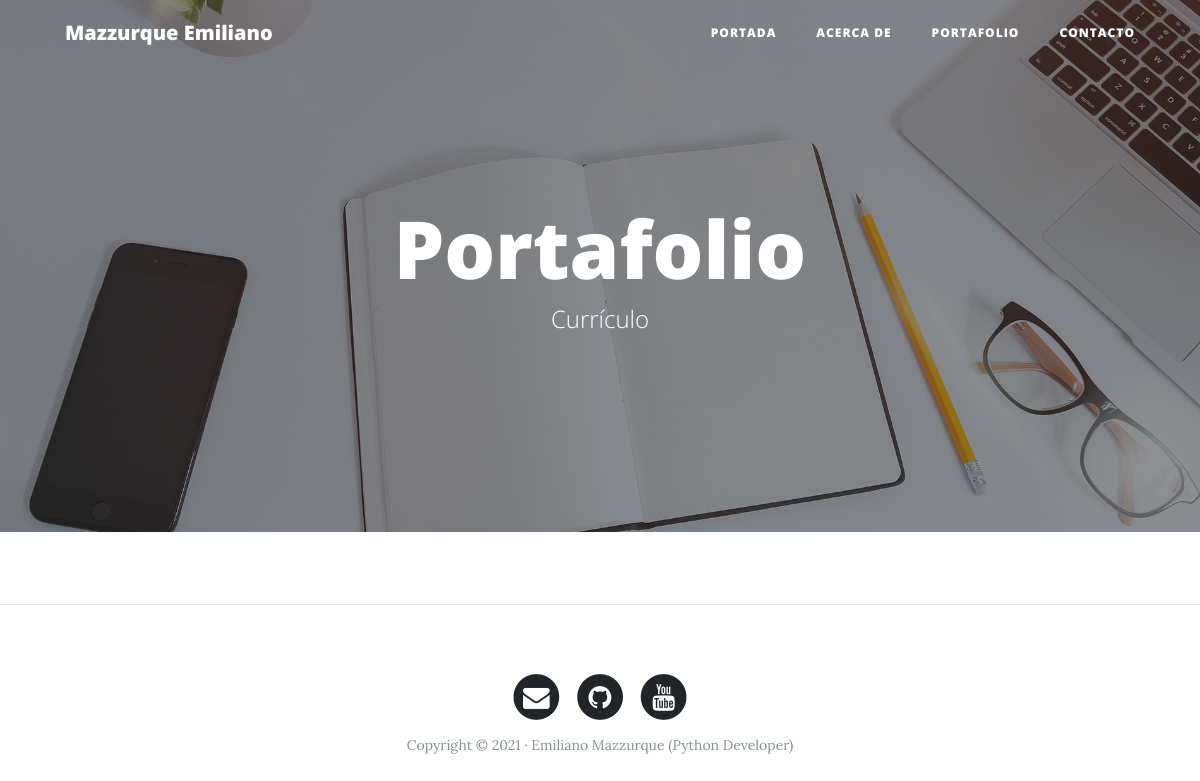
/portfolio/, run on an earlier commit of the app's database.
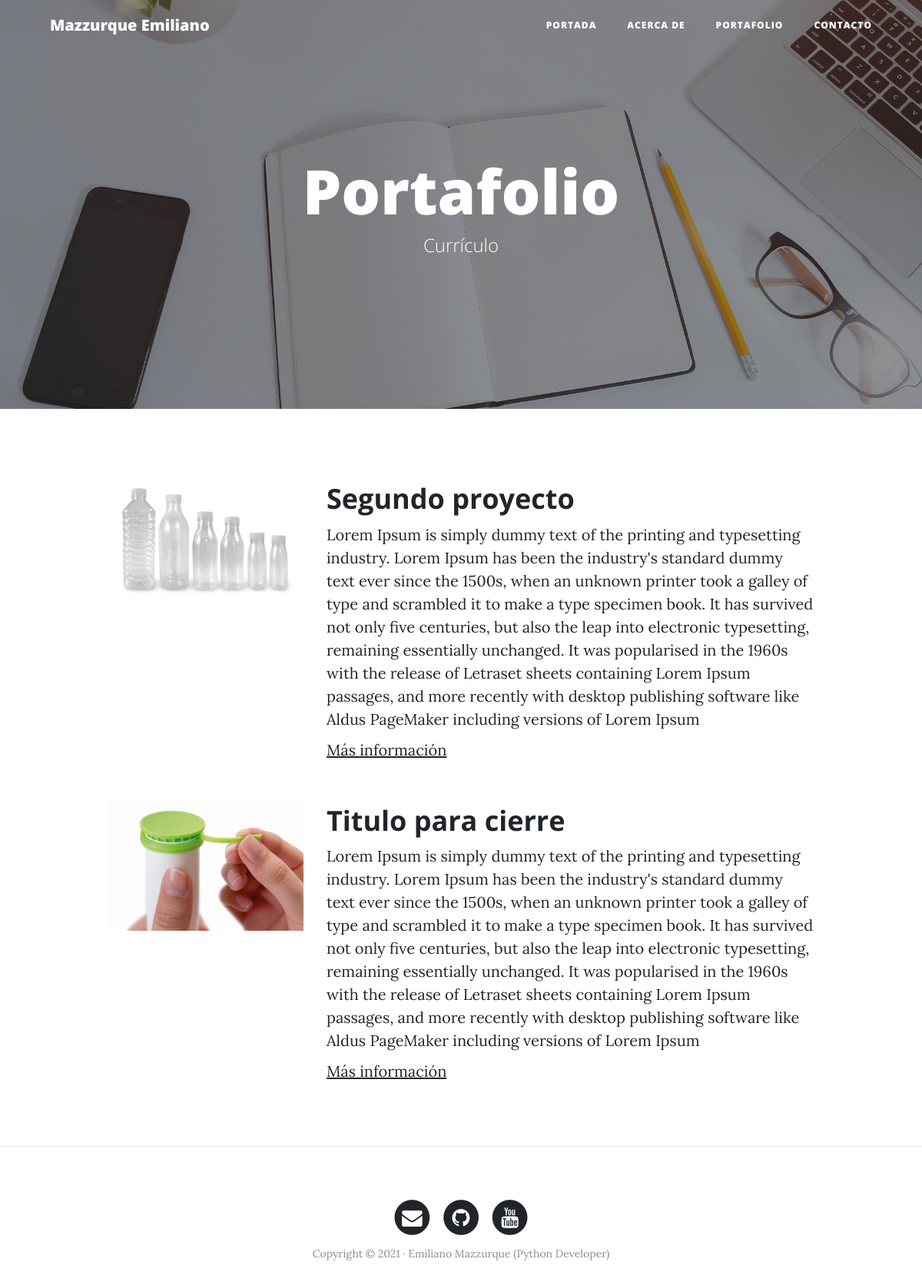
And on a later commit of the database.
### portfolio/models.py (models this page shows, shortened)
class Project(models.Model):
    title = models.CharField(max_length=200, verbose_name="Titulo")
    description = models.TextField(verbose_name="Descripción")
    image = models.ImageField(verbose_name="Imagen",upload_to="projects")
    created = models.DateTimeField(auto_now_add=True, verbose_name="Creación")
    updated = models.DateTimeField(auto_now=True, verbose_name="Actualización")
    class Meta:
        verbose_name = 'proyecto'
        verbose_name_plural = 'proyectos'
        ordering = ['-created']

### portfolio/views.py (the view)
# urls.py: path('portfolio/',portfolio_views.portfolio,name="portfolio"),
def portfolio(request):
    projects = Project.objects.all()
    return render(request, 'portfolio/portfolio.html', {'projects':projects})

### portfolio/templates/portfolio/portfolio.html (shortened to what this page needs)
{% extends 'core/base.html' %}
{% load static %}
{% block background %}{% static 'core/img/portfolio-bg.jpg' %}{% endblock %}
{% block headers %}
    <h1>Portafolio</h1>
    <span class="subheading">Currículo</span>
{% endblock %}
{% block content %}
    {% for project in projects %}
    <div class="row project">
        <div class="col-lg-3 col-md-4 offset-lg-1">
            <img class="img-fluid" src="{{project.image.url}}" alt="">
        </div>
        <div class="col-lg-7 col-md-8">
            <h2 class="section-heading title">{{project.title}}</h2>
            <p>{{project.description}}</p>
            <p><a href="http://google.com">Más información</a></p>
        </div>
    </div>
    {% endfor %}
{% endblock %}

### core/templates/core/base.html (shortened to what this page needs)
<!DOCTYPE html>
<html lang="es">
<head>
    {% load static %}
    <link href="{% static 'core/vendor/bootstrap/css/bootstrap.min.css' %}" rel="stylesheet">
    <link href="{% static 'core/vendor/font-awesome/css/font-awesome.min.css' %}" rel="stylesheet" type="text/css">
    <link href="{% static 'core/css/clean-blog.min.css' %}" rel="stylesheet">
</head>
<body>
    <nav class="navbar navbar-expand-lg navbar-light fixed-top" id="mainNav">
        <div class="container">
            <a class="navbar-brand" href="{% url 'home' %}">Mazzurque Emiliano</a>
            <div class="collapse navbar-collapse" id="navbarResponsive">
                <ul class="navbar-nav ml-auto">
                    <li class="nav-item">
                        <a class="nav-link" href="{% url 'home' %}">Portada</a>
                    </li>
                    <li class="nav-item">
                        <a class="nav-link" href="{% url 'about' %}">Acerca de</a>
                    </li>
                    <li class="nav-item">
                        <a class="nav-link" href="{% url 'portfolio' %}">Portafolio</a>
                    </li>
                    <li class="nav-item">
                        <a class="nav-link" href="{% url 'contact' %}">Contacto</a>
                    </li>
                </ul>
            </div>
        </div>
    </nav>
    <header class="masthead" style="background-image: url('{% block background %}{% endblock %}')">
        <div class="overlay"></div>
        <div class="container">
            <div class="row">
                <div class="col-lg-8 col-md-10 mx-auto">
                    <div class="site-heading">
                        {% block headers %}{% endblock %}
                    </div>
                </div>
            </div>
        </div>
    </header>
    <div class="container">
        {% block content %}{% endblock %}
    </div>
    {% if request.path != "/" %}<hr>{% endif %}
    <footer>
        <div class="container">
            <div class="row">
                <div class="col-lg-8 col-md-10 mx-auto">
                    <ul class="list-inline text-center">
                        <li class="list-inline-item">
                            <a href="#">
                                <span class="fa-stack fa-lg">
                    <i class="fa fa-circle fa-stack-2x"></i>
                    <i class="fa fa-envelope fa-stack-1x fa-inverse"></i>
                  </span>
                            </a>
                        </li>
                        <li class="list-inline-item">
                            <a href="#">
                                <span class="fa-stack fa-lg">
                    <i class="fa fa-circle fa-stack-2x"></i>
                    <i class="fa fa-github fa-stack-1x fa-inverse"></i>
                  </span>
                            </a>
                        </li>
                        <li class="list-inline-item">
                            <a href="#">
                                <span class="fa-stack fa-lg">
                    <i class="fa fa-circle fa-stack-2x"></i>
                    <i class="fa fa-youtube fa-stack-1x fa-inverse"></i>
                  </span>
                            </a>
                        </li>
                    </ul>
                    <p class="copyright text-muted">Copyright &copy; 2021 · Emiliano Mazzurque (Python Developer) </p>
                </div>
            </div>
        </div>
    </footer>
</body>
</html>

What changed in the data, as far as the page shows it:
added Project: image (picture), title "Segundo proyecto", description "Lorem Ipsum is simply dummy text of the printing and typesetting industry. Lorem Ipsum has been the industry's standard dummy text ever since the 1500s, when an unknown printer took a galley of type and scrambled it to make a type specimen book. It has survived not only five centuries, but also the leap into electronic typesetting, remaining essentially unchanged. It was popularised in the 1960s with the release of Letraset sheets containing Lorem Ipsum passages, and more recently with desktop publishing software like Aldus PageMaker including versions of Lorem Ipsum"
added Project: image (picture), title "Titulo para cierre", description "Lorem Ipsum is simply dummy text of the printing and typesetting industry. Lorem Ipsum has been the industry's standard dummy text ever since the 1500s, when an unknown printer took a galley of type and scrambled it to make a type specimen book. It has survived not only five centuries, but also the leap into electronic typesetting, remaining essentially unchanged. It was popularised in the 1960s with the release of Letraset sheets containing Lorem Ipsum passages, and more recently with desktop publishing software like Aldus PageMaker including versions of Lorem Ipsum"
